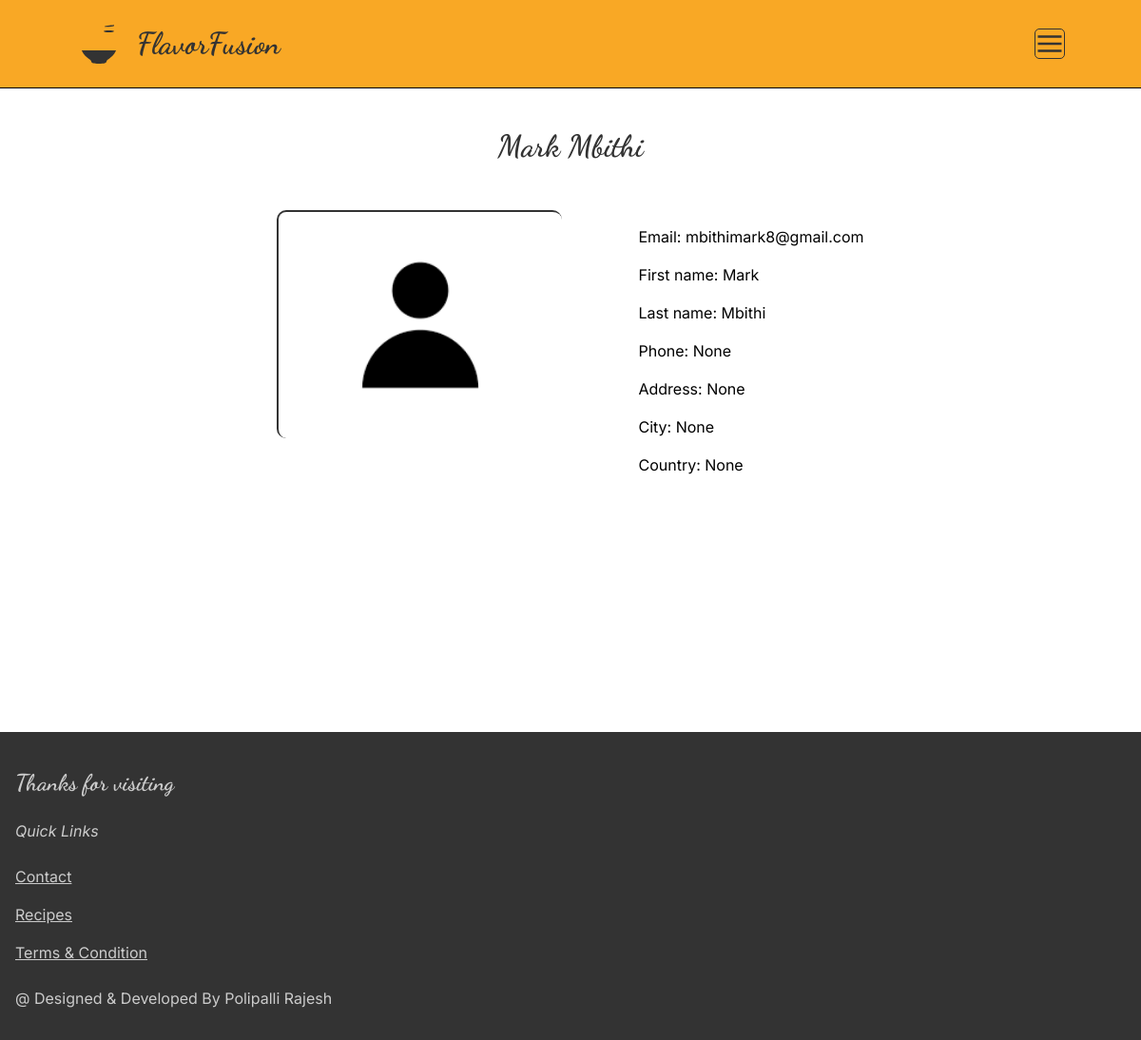
The app's page /users/profile/ (signed in) with its own data.
### users/models.py (models this page shows, shortened)
class CustomUser(AbstractBaseUser, PermissionsMixin):
    email = models.EmailField(_("Email"), unique=True)
    first_name = models.CharField(_("First name"), max_length=50)
    last_name = models.CharField(_("Last name"), max_length=50)
    phone = models.CharField(_("Phone"), max_length=15, blank=True, null=True)
    address = models.CharField(_("Address"), max_length=255, blank=True, null=True)
    city = models.CharField(_("City"), max_length=50, blank=True, null=True)
    country = models.CharField(_("Country"), max_length=50, blank=True, null=True)
    profile_picture = models.ImageField(_("Profile picture"), upload_to="profile_pictures/", blank=True, null=True)
    is_staff = models.BooleanField(_("Staff status"), default=False)
    is_active = models.BooleanField(_("Active"), default=True)
    date_joined = models.DateTimeField(_("Date joined"), auto_now_add=True)
    last_login = models.DateTimeField(_("Last login"), auto_now=True)
    USERNAME_FIELD = 'email'
    REQUIRED_FIELDS = ['first_name', 'last_name', 'password']
    objects = CustomUserManager()
    class Meta:
        verbose_name = 'User'
        verbose_name_plural = 'Users'

### users/views.py (the view)
# urls.py: path('profile/', profile_view, name='profile'),
@login_required
def profile_view(request):
    profile = get_user_model().objects.get(pk=request.user.pk)
    return render(request, 'users/profile.html', { 'profile': profile })

### users/templates/users/profile.html (shortened to what this page needs)
{% extends "base.html" %}{% load static %}
{% block css %}
    <link rel="stylesheet" type="text/css" href="{% static 'users/css/profile.css' %}">
{% endblock css %}
{% block content %}
<section class="section">
    <h2 class="profile__name">{{ profile.first_name }} {{ profile.last_name }}</h2>
    <div class="profile__info">
        <div class="profile__info--picture">
            {% if profile.profile_picture %}
                <a href="{{ profile.profile_picture.url }}" target="_blank">
                    <img class="profile-picture" src="{{ profile.profile_picture.url }}" alt="{{ profile.first_name }} {{ profile.last_name }}">
                </a>
            {% else %}
                <a href="{% static 'users/img/default-profile-img.png' %}" target="_blank">
                    <img class="profile-picture" src="{% static 'users/img/default-profile-img.png' %}" alt="{{ profile.first_name }} {{ profile.last_name }}">
                </a>
            {% endif %}
        </div>
        <div class="profile__info--details">
            <p class="profile__info--details--email">Email: <span>{{ profile.email }}</span></p>
            <p class="profile__info--details--first_name">First name: <span>{{ profile.first_name }}</span></p>
            <p class="profile__info--details--last_name">Last name: <span>{{ profile.last_name }}</span></p>
            <p class="profile__info--details--phone">Phone: <span>{{ profile.phone }}</span></p>
            <p class="profile__info--details--address">Address: <span>{{ profile.address }}</span></p>
            <p class="profile__info--details--city">City: <span>{{ profile.city }}</span></p>
            <p class="profile__info--details--country">Country: <span>{{ profile.country }}</span></p>
        </div>
    </div>
</section>
{% endblock content %}

### core/static/core/css/main.css (style rules this page uses)
.section { border-radius: 10px; }

### users/static/users/css/profile.css (style rules this page uses)
.profile__info { display: flex; justify-content: center; align-items: start; padding: 1rem 2rem; gap: 5rem; }
.profile-picture { width: 25vw; height: 20vw; padding: 1rem; border-top: 2px solid var(--color-text-secondary); border-left: 2px solid var(--color-text-secondary); border-radius: 10px; object-fit: cover; object-position: center; }
.section { min-height: 80vh; }
.profile__name { font-size: 2rem; font-weight: 700; color: var(--color-text-secondary); margin-top: 2rem; text-align: center; }

### core/static/core/css/base.css (style rules this page uses)
:root { --font-family: 'Inter', sans-serif; --font-family-secondary: 'Dancing Script', cursive; --font-size: 1rem; --font-size-mobile: 2rem; --font-weight: 400; --line-height: 1.5; --color-primary: #FF6347; --color-secondary: #F9A825; --color-background: #010101; --color-accent: #4CAF50; --color-nav: #f79381; --color-text-secondary: #333333; --color-border-accent: #CCCCCC; }
body { margin: 0; padding: 0; border: 0; }
html { font-family: var(--font-family); font-size: var(--font-size); font-weight: var(--font-weight); line-height: var(--line-height); box-sizing: border-box; }
h1, h2, h3 { font-family: var(--font-family-secondary) !important; }
*, *::before, *::after { box-sizing: inherit; }

### users/static/users/css/base.css (style rules this page uses)
:root { --font-family: 'Inter', sans-serif; --font-family-secondary: 'Dancing Script', cursive; --font-size: 1rem; --font-size-mobile: 2rem; --font-weight: 400; --line-height: 1.5; --color-primary: #FF6347; --color-secondary: #F9A825; --color-background: #F5F5F5; --color-accent: #4CAF50; --color-text: #333333; --color-border-accent: #CCCCCC; }
body { margin: 0; padding: 0; border: 0; }
html { font-family: var(--font-family); font-size: var(--font-size); font-weight: var(--font-weight); line-height: var(--line-height); box-sizing: border-box; }
h1, h2, h3 { font-family: var(--font-family-secondary) !important; }
*, *::before, *::after { box-sizing: inherit; }

### records on screen
CustomUser: first_name "Mark", last_name "Mbithi", email "mbithimark8@gmail.com", phone "None", address "None", city "None", country "None"
